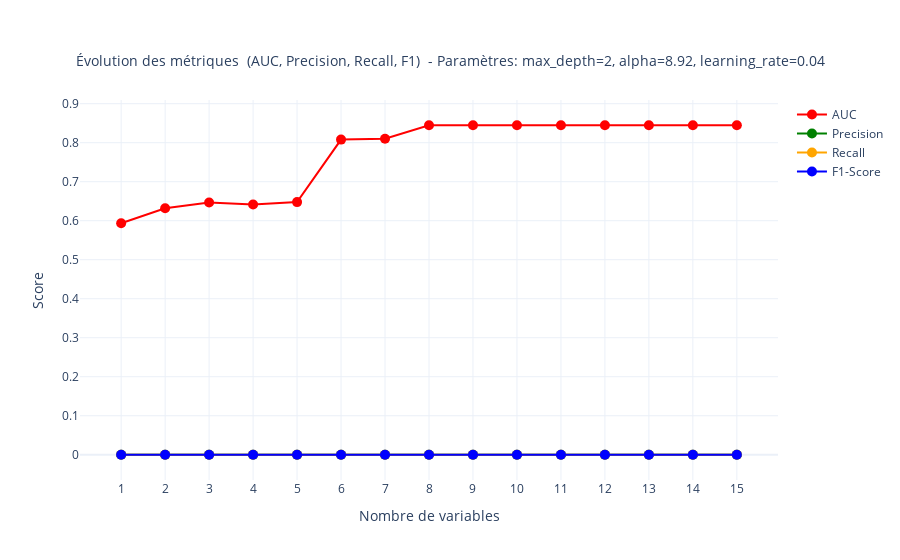
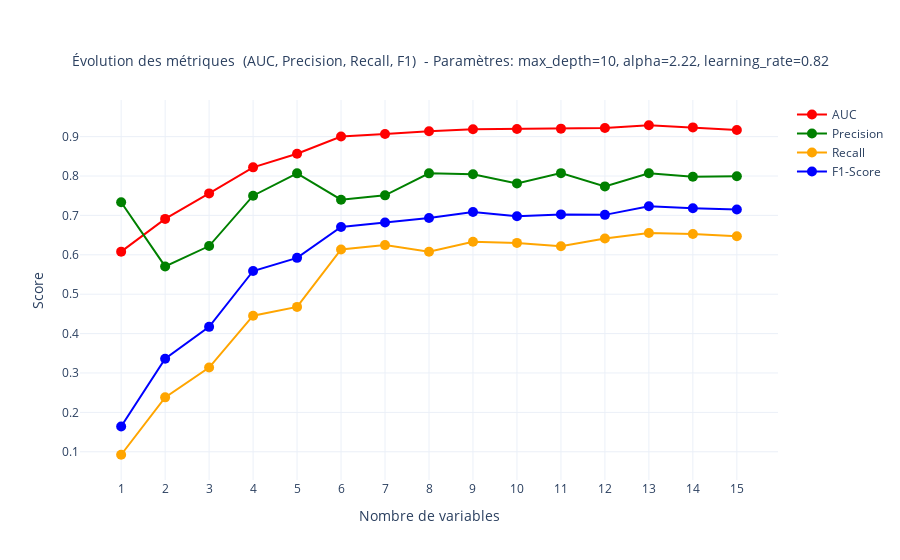
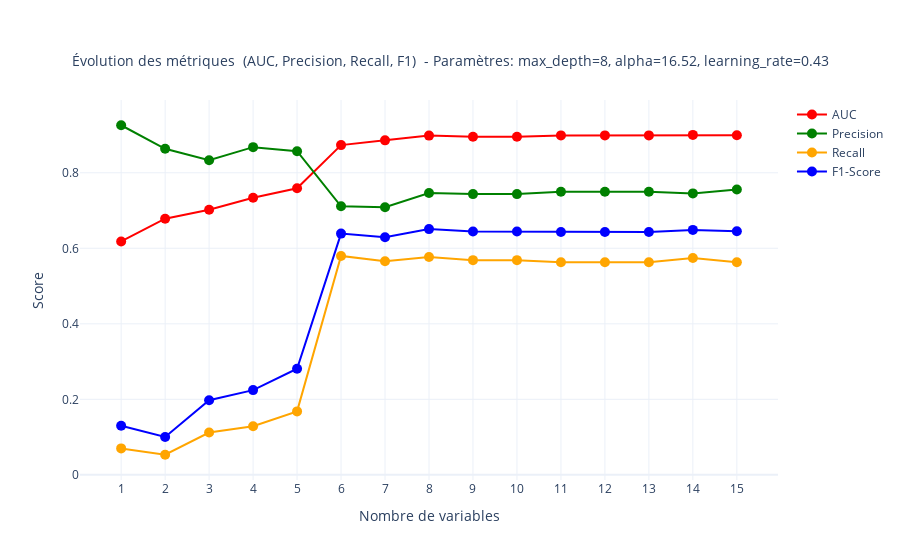
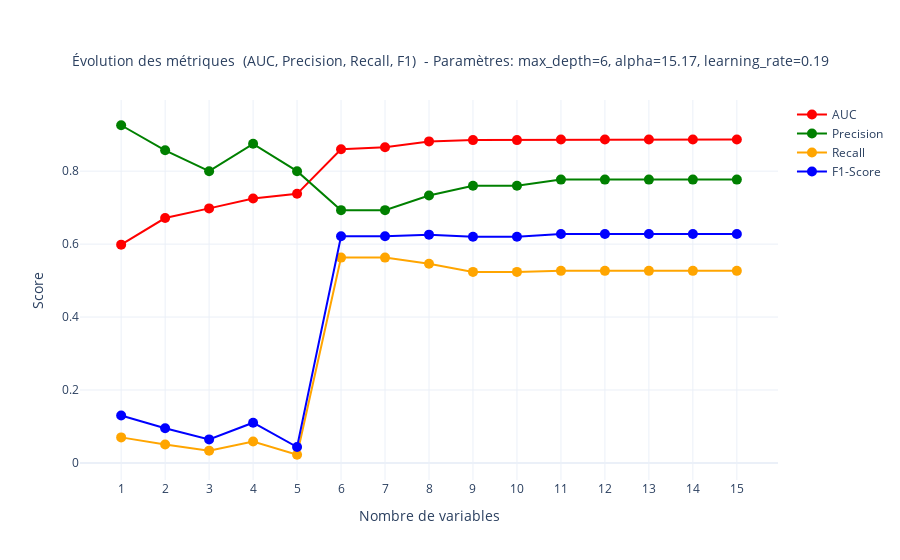

The notebook cell saved with these charts, in order:
### Markdown cell above
D'après les résultats du XGBoost et de Shapley, on peut déterminer les features les
plus importantes pour notre modèle. Il reste cependant encore à déterminer le nombre
features à sélectionner. Une possibilité qui ne répond pas parfaitement à la question
mais qui pourrait nous éclairer serait de tester l'accuracy d'un modèle simple en ajoutant
à chaque itération la variable à l'importance la plus grande.

### Code cell
# Liste des variables dans l'ordre d'importance
variables_par_importance = [
    "VALUE", "CLAGE", "LOAN", "CLNO", "YOJ", "DEBTINC", "NINQ", "DELINQ", "DEROG",
    "JOB_Other", "JOB_Office", "JOB_ProfExe", "REASON_HomeImp", "JOB_Sales", "JOB_Self"
]

# Définition d'une fonction pour lancer un modèle avec des paramètres aléatoires afin d'obtenir
# une diversité de modèle
def lancer_modele_aleatoire():

    # Paramètres aléatoires
    params = {
        'objective': 'binary:logistic',
        'max_depth': random.randint(1, 10),
        'alpha': random.uniform(0, 20), 
        'learning_rate': random.uniform(0.01, 1.0),  
        'seed': random.randint(0, 1000),
        'verbosity': 0
    }

    # Listes pour stocker les métriques
    precision_scores = []
    recall_scores = []
    f1_scores = []
    auc_scores = []

    for i in range(1, len(variables_par_importance) + 1):

        best_col = variables_par_importance[:i]
        x_train_med_reduced = data_train[best_col]
        x_test_med_reduced = data_test[best_col]
        
        data_dmatrix_train_med_reduced = xgb.DMatrix(data=x_train_med_reduced, label=y_train)
        data_dmatrix_test_med_reduced = xgb.DMatrix(data=x_test_med_reduced, label=y_test)
        
        xgb_clf_med_reduced = xgb.train(params, dtrain=data_dmatrix_train_med_reduced, verbose_eval=False)
        
        y_pred_med_probs_reduced = xgb_clf_med_reduced.predict(data_dmatrix_test_med_reduced)
        
        y_pred_med_reduced = [1 if prob > 0.5 else 0 for prob in y_pred_med_probs_reduced]
        
        precision = precision_score(y_test, y_pred_med_reduced)
        recall = recall_score(y_test, y_pred_med_reduced)
        f1 = f1_score(y_test, y_pred_med_reduced)
        auc = roc_auc_score(y_test, y_pred_med_probs_reduced)
        
        precision_scores.append(precision)
        recall_scores.append(recall)
        f1_scores.append(f1)
        auc_scores.append(auc)

    fig = go.Figure()

    fig.add_trace(go.Scatter(
        x=list(range(1, len(variables_par_importance) + 1)),
        y=auc_scores,
        mode='lines+markers',
        marker=dict(size=10, color='red'),
        line=dict(color='red'),
        name='AUC'
    ))

    fig.add_trace(go.Scatter(
        x=list(range(1, len(variables_par_importance) + 1)),
        y=precision_scores,
        mode='lines+markers',
        marker=dict(size=10, color='green'),
        line=dict(color='green'),
        name='Precision'
    ))

    fig.add_trace(go.Scatter(
        x=list(range(1, len(variables_par_importance) + 1)),
        y=recall_scores,
        mode='lines+markers',
        marker=dict(size=10, color='orange'),
        line=dict(color='orange'),
        name='Recall'
    ))

    fig.add_trace(go.Scatter(
        x=list(range(1, len(variables_par_importance) + 1)),
        y=f1_scores,
        mode='lines+markers',
        marker=dict(size=10, color='blue'),
        line=dict(color='blue'),
        name='F1-Score'
    ))

    fig.update_layout(
        title=f"Évolution des métriques \n(AUC, Precision, Recall, F1)\n"
              f" - Paramètres: max_depth={params['max_depth']}, alpha={round(params['alpha'], 2)}, "
              f"learning_rate={round(params['learning_rate'], 2)}",
        title_x=0.5, 
        title_y=0.9,
        title_font_size=14,
        xaxis_title="Nombre de variables",
        yaxis_title="Score",
        xaxis=dict(tickmode='linear'),
        template='plotly_white'
    )

   
    fig.show()

# Lancons 5 modèles
for _ in range(5):
    lancer_modele_aleatoire()

### Figure 1 — Plotly figure (JSON) as saved in the notebook; plotly's stock layout.template omitted (floating-point values rounded to 4 significant figures)
{"data": [{"line": {"color": "red"}, "marker": {"color": "red", "size": 10}, "mode": "lines+markers", "name": "AUC", "type": "scatter", "x": [1, 2, 3, 4, 5, 6, 7, 8, 9, 10, 11, 12, 13, 14, 15], "y": [0.5936, 0.6321, 0.6465, 0.6415, 0.6477, 0.8079, 0.8102, 0.8447, 0.8447, 0.8447, 0.8447, 0.8447, 0.8447, 0.8447, 0.8447]}, {"line": {"color": "green"}, "marker": {"color": "green", "size": 10}, "mode": "lines+markers", "name": "Precision", "type": "scatter", "x": [1, 2, 3, 4, 5, 6, 7, 8, 9, 10, 11, 12, 13, 14, 15], "y": [0, 0, 0, 0, 0, 0, 0, 0, 0, 0, 0, 0, 0, 0, 0]}, {"line": {"color": "orange"}, "marker": {"color": "orange", "size": 10}, "mode": "lines+markers", "name": "Recall", "type": "scatter", "x": [1, 2, 3, 4, 5, 6, 7, 8, 9, 10, 11, 12, 13, 14, 15], "y": [0, 0, 0, 0, 0, 0, 0, 0, 0, 0, 0, 0, 0, 0, 0]}, {"line": {"color": "blue"}, "marker": {"color": "blue", "size": 10}, "mode": "lines+markers", "name": "F1-Score", "type": "scatter", "x": [1, 2, 3, 4, 5, 6, 7, 8, 9, 10, 11, 12, 13, 14, 15], "y": [0, 0, 0, 0, 0, 0, 0, 0, 0, 0, 0, 0, 0, 0, 0]}], "layout": {"title": {"font": {"size": 14}, "text": "Évolution des métriques \n(AUC, Precision, Recall, F1)\n - Paramètres: max_depth=2, alpha=8.92, learning_rate=0.04", "x": 0.5, "y": 0.9}, "xaxis": {"tickmode": "linear", "title": {"text": "Nombre de variables"}}, "yaxis": {"title": {"text": "Score"}}}}

### Figure 2 — Plotly figure (JSON) as saved in the notebook; plotly's stock layout.template omitted (floating-point values rounded to 4 significant figures)
{"data": [{"line": {"color": "red"}, "marker": {"color": "red", "size": 10}, "mode": "lines+markers", "name": "AUC", "type": "scatter", "x": [1, 2, 3, 4, 5, 6, 7, 8, 9, 10, 11, 12, 13, 14, 15], "y": [0.608, 0.6911, 0.7559, 0.8219, 0.8566, 0.9002, 0.9066, 0.9135, 0.9185, 0.9194, 0.9202, 0.9221, 0.9288, 0.9234, 0.9169]}, {"line": {"color": "green"}, "marker": {"color": "green", "size": 10}, "mode": "lines+markers", "name": "Precision", "type": "scatter", "x": [1, 2, 3, 4, 5, 6, 7, 8, 9, 10, 11, 12, 13, 14, 15], "y": [0.7333, 0.5705, 0.6222, 0.75, 0.8068, 0.7399, 0.7508, 0.8067, 0.8043, 0.7812, 0.8073, 0.7736, 0.8069, 0.7979, 0.7993]}, {"line": {"color": "orange"}, "marker": {"color": "orange", "size": 10}, "mode": "lines+markers", "name": "Recall", "type": "scatter", "x": [1, 2, 3, 4, 5, 6, 7, 8, 9, 10, 11, 12, 13, 14, 15], "y": [0.09244, 0.2381, 0.3137, 0.4454, 0.4678, 0.6134, 0.6246, 0.6078, 0.6331, 0.6303, 0.6218, 0.6415, 0.6555, 0.6527, 0.6471]}, {"line": {"color": "blue"}, "marker": {"color": "blue", "size": 10}, "mode": "lines+markers", "name": "F1-Score", "type": "scatter", "x": [1, 2, 3, 4, 5, 6, 7, 8, 9, 10, 11, 12, 13, 14, 15], "y": [0.1642, 0.336, 0.4171, 0.5589, 0.5922, 0.6708, 0.682, 0.6933, 0.7085, 0.6977, 0.7025, 0.7014, 0.7233, 0.718, 0.7152]}], "layout": {"title": {"font": {"size": 14}, "text": "Évolution des métriques \n(AUC, Precision, Recall, F1)\n - Paramètres: max_depth=10, alpha=2.22, learning_rate=0.82", "x": 0.5, "y": 0.9}, "xaxis": {"tickmode": "linear", "title": {"text": "Nombre de variables"}}, "yaxis": {"title": {"text": "Score"}}}}

### Figure 3 — Plotly figure (JSON) as saved in the notebook; plotly's stock layout.template omitted (floating-point values rounded to 4 significant figures)
{"data": [{"line": {"color": "red"}, "marker": {"color": "red", "size": 10}, "mode": "lines+markers", "name": "AUC", "type": "scatter", "x": [1, 2, 3, 4, 5, 6, 7, 8, 9, 10, 11, 12, 13, 14, 15], "y": [0.6181, 0.6783, 0.7023, 0.7338, 0.759, 0.8733, 0.8859, 0.8985, 0.8955, 0.8955, 0.899, 0.899, 0.899, 0.9004, 0.8994]}, {"line": {"color": "green"}, "marker": {"color": "green", "size": 10}, "mode": "lines+markers", "name": "Precision", "type": "scatter", "x": [1, 2, 3, 4, 5, 6, 7, 8, 9, 10, 11, 12, 13, 14, 15], "y": [0.9259, 0.8636, 0.8333, 0.8679, 0.8571, 0.7113, 0.7088, 0.7464, 0.7436, 0.7436, 0.75, 0.75, 0.75, 0.7455, 0.7556]}, {"line": {"color": "orange"}, "marker": {"color": "orange", "size": 10}, "mode": "lines+markers", "name": "Recall", "type": "scatter", "x": [1, 2, 3, 4, 5, 6, 7, 8, 9, 10, 11, 12, 13, 14, 15], "y": [0.07003, 0.05322, 0.112, 0.1289, 0.1681, 0.5798, 0.5658, 0.577, 0.5686, 0.5686, 0.563, 0.563, 0.563, 0.5742, 0.563]}, {"line": {"color": "blue"}, "marker": {"color": "blue", "size": 10}, "mode": "lines+markers", "name": "F1-Score", "type": "scatter", "x": [1, 2, 3, 4, 5, 6, 7, 8, 9, 10, 11, 12, 13, 14, 15], "y": [0.1302, 0.1003, 0.1975, 0.2244, 0.281, 0.6389, 0.6293, 0.6509, 0.6444, 0.6444, 0.6432, 0.6432, 0.6432, 0.6487, 0.6453]}], "layout": {"title": {"font": {"size": 14}, "text": "Évolution des métriques \n(AUC, Precision, Recall, F1)\n - Paramètres: max_depth=8, alpha=16.52, learning_rate=0.43", "x": 0.5, "y": 0.9}, "xaxis": {"tickmode": "linear", "title": {"text": "Nombre de variables"}}, "yaxis": {"title": {"text": "Score"}}}}

### Figure 4 — Plotly figure (JSON) as saved in the notebook; plotly's stock layout.template omitted (floating-point values rounded to 4 significant figures)
{"data": [{"line": {"color": "red"}, "marker": {"color": "red", "size": 10}, "mode": "lines+markers", "name": "AUC", "type": "scatter", "x": [1, 2, 3, 4, 5, 6, 7, 8, 9, 10, 11, 12, 13, 14, 15], "y": [0.5985, 0.6714, 0.698, 0.725, 0.7379, 0.8603, 0.8655, 0.8816, 0.8852, 0.8852, 0.8868, 0.8868, 0.8868, 0.8868, 0.8868]}, {"line": {"color": "green"}, "marker": {"color": "green", "size": 10}, "mode": "lines+markers", "name": "Precision", "type": "scatter", "x": [1, 2, 3, 4, 5, 6, 7, 8, 9, 10, 11, 12, 13, 14, 15], "y": [0.9259, 0.8571, 0.8, 0.875, 0.8, 0.6931, 0.6931, 0.7331, 0.7602, 0.7602, 0.7769, 0.7769, 0.7769, 0.7769, 0.7769]}, {"line": {"color": "orange"}, "marker": {"color": "orange", "size": 10}, "mode": "lines+markers", "name": "Recall", "type": "scatter", "x": [1, 2, 3, 4, 5, 6, 7, 8, 9, 10, 11, 12, 13, 14, 15], "y": [0.07003, 0.05042, 0.03361, 0.05882, 0.02241, 0.563, 0.563, 0.5462, 0.5238, 0.5238, 0.5266, 0.5266, 0.5266, 0.5266, 0.5266]}, {"line": {"color": "blue"}, "marker": {"color": "blue", "size": 10}, "mode": "lines+markers", "name": "F1-Score", "type": "scatter", "x": [1, 2, 3, 4, 5, 6, 7, 8, 9, 10, 11, 12, 13, 14, 15], "y": [0.1302, 0.09524, 0.06452, 0.1102, 0.0436, 0.6213, 0.6213, 0.626, 0.6202, 0.6202, 0.6277, 0.6277, 0.6277, 0.6277, 0.6277]}], "layout": {"title": {"font": {"size": 14}, "text": "Évolution des métriques \n(AUC, Precision, Recall, F1)\n - Paramètres: max_depth=6, alpha=15.17, learning_rate=0.19", "x": 0.5, "y": 0.9}, "xaxis": {"tickmode": "linear", "title": {"text": "Nombre de variables"}}, "yaxis": {"title": {"text": "Score"}}}}
